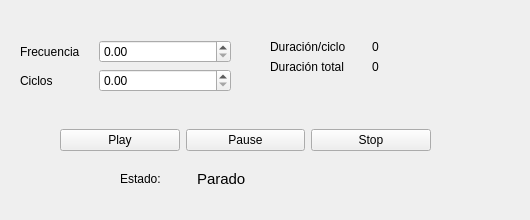
    <widget class="QWidget" name="marcha">
     <attribute name="title">
      <string>Marcha</string>
     </attribute>
     <widget class="QWidget" name="layoutWidget_5">
      <property name="geometry">
       <rect>
        <x>60</x>
        <y>120</y>
        <width>371</width>
        <height>41</height>
       </rect>
      </property>
      <layout class="QHBoxLayout" name="Gait_start_Stop">
       <item>
        <widget class="QPushButton" name="Gait_play">
         <property name="text">
          <string>Play</string>
         </property>
         <property name="icon">
          <iconset>
           <normaloff>../../../../../../../../../../../../Downloads/play.png</normaloff>
           <normalon>../../../../../../../../../../../../Downloads/play.png</normalon>../../../../../../../../../../../../Downloads/play.png</iconset>
         </property>
        </widget>
       </item>
       <item>
        <widget class="QPushButton" name="Gait_pause">
         <property name="text">
          <string>Pause</string>
         </property>
         <property name="icon">
          <iconset>
           <normaloff>../../../../../../../../../../../../Downloads/pause.png</normaloff>../../../../../../../../../../../../Downloads/pause.png</iconset>
         </property>
        </widget>
       </item>
       <item>
        <widget class="QPushButton" name="Gait_stop">
         <property name="text">
          <string>Stop</string>
         </property>
         <property name="icon">
          <iconset>
           <normaloff>../../../../../../../../../../../../Downloads/stop.png</normaloff>../../../../../../../../../../../../Downloads/stop.png</iconset>
         </property>
        </widget>
       </item>
      </layout>
     </widget>
     <widget class="QWidget" name="layoutWidget">
      <property name="geometry">
       <rect>
        <x>20</x>
        <y>40</y>
        <width>211</width>
        <height>71</height>
       </rect>
      </property>
      <layout class="QFormLayout" name="Gait_data">
       <item row="0" column="0">
        <widget class="QLabel" name="Gait_frecuencia_label">
         <property name="text">
          <string>Frecuencia    </string>
         </property>
        </widget>
       </item>
       <item row="1" column="0">
        <widget class="QLabel" name="Gait_ciclos_label">
         <property name="text">
          <string>Ciclos</string>
         </property>
        </widget>
       </item>
       <item row="1" column="1">
        <widget class="QDoubleSpinBox" name="Gait_ciclos"/>
       </item>
       <item row="0" column="1">
        <widget class="QDoubleSpinBox" name="Gait_frecuencia"/>
       </item>
      </layout>
     </widget>
     <widget class="QWidget" name="layoutWidget_2">
      <property name="geometry">
       <rect>
        <x>270</x>
        <y>40</y>
        <width>251</width>
        <height>70</height>
       </rect>
      </property>
      <layout class="QFormLayout" name="Gait_times">
       <item row="0" column="0">
        <widget class="QLabel" name="Gait_duracion_ciclo_label">
         <property name="text">
          <string>Duración/ciclo      </string>
         </property>
        </widget>
       </item>
       <item row="1" column="0">
        <widget class="QLabel" name="Gait_duracion_total_label">
         <property name="text">
          <string>Duración total</string>
         </property>
        </widget>
       </item>
       <item row="0" column="1">
        <widget class="QLabel" name="Gait_duracion_ciclo">
         <property name="text">
          <string>0</string>
         </property>
        </widget>
       </item>
       <item row="1" column="1">
        <widget class="QLabel" name="Gait_duracion_total">
         <property name="text">
          <string>0</string>
         </property>
        </widget>
       </item>
      </layout>
     </widget>
     <widget class="QWidget" name="layoutWidget_10">
      <property name="geometry">
       <rect>
        <x>120</x>
        <y>170</y>
        <width>251</width>
        <height>41</height>
       </rect>
      </property>
      <layout class="QFormLayout" name="formLayout_11">
       <item row="0" column="0">
        <widget class="QLabel" name="frecuenciaLabel_11">
         <property name="text">
          <string>Estado:         </string>
         </property>
        </widget>
       </item>
       <item row="0" column="1">
        <widget class="QLabel" name="Gait_state">
         <property name="enabled">
          <bool>true</bool>
         </property>
         <property name="font">
          <font>
           <pointsize>11</pointsize>
          </font>
         </property>
         <property name="text">
          <string>Parado</string>
         </property>
        </widget>
       </item>
      </layout>
     </widget>
    </widget>
